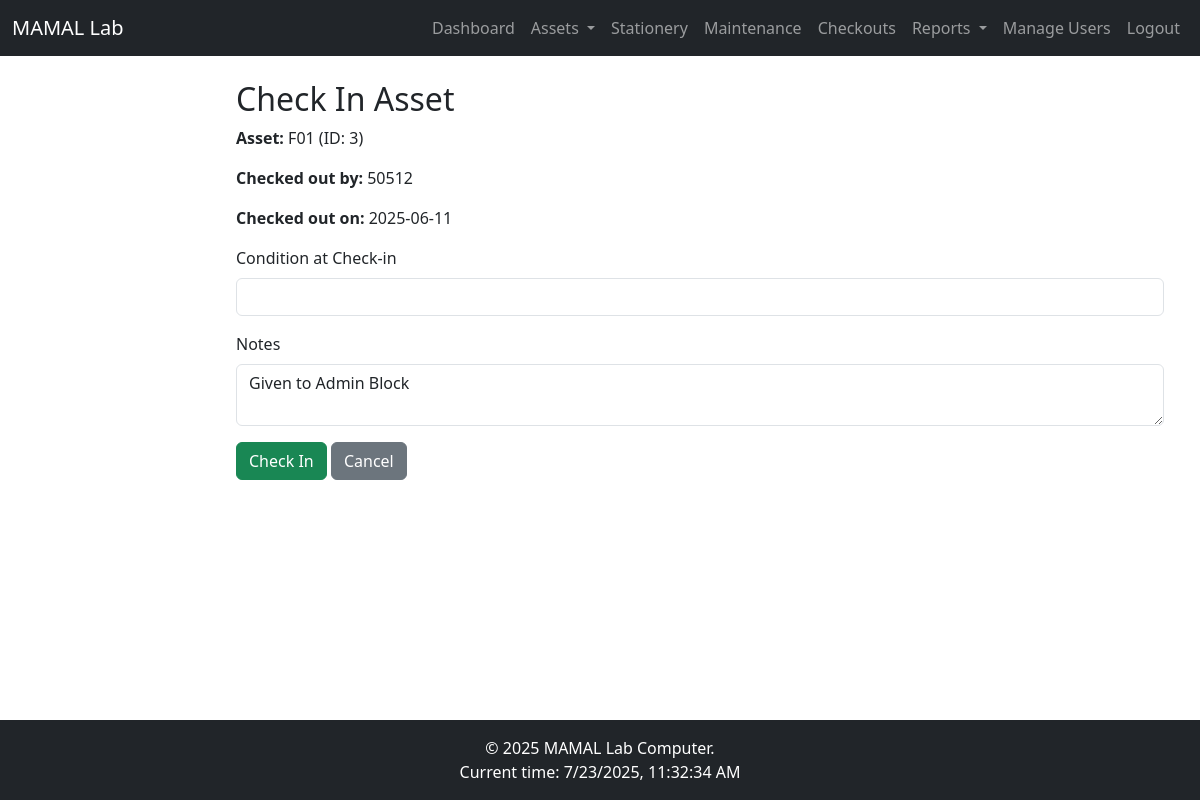
The page /checkout/checkin/1 (signed in) on the database its author committed.
### app/models.py (models this page shows, shortened)
class Asset(db.Model):
    id = db.Column(db.Integer, primary_key=True)
    name = db.Column(db.String(100), nullable=False)
    serial_number = db.Column(db.String(50), unique=True, nullable=False)
    asset_type = db.Column(db.String(50), nullable=False)
    purchase_date = db.Column(db.Date)
    purchase_cost = db.Column(db.Float)
    location = db.Column(db.String(50))
    status = db.Column(db.String(20), default='Available')
    condition = db.Column(db.String(100))
    notes = db.Column(db.Text)
    qr_code = db.Column(db.String(100))
    last_updated = db.Column(db.DateTime, default=datetime.utcnow)
    maintenance = db.relationship('Maintenance', backref='asset', lazy='dynamic')
    checkouts = db.relationship('Checkout', backref='asset', lazy='dynamic')

class User(UserMixin, db.Model):
    id = db.Column(db.Integer, primary_key=True)
    username = db.Column(db.String(64), index=True, unique=True)
    email = db.Column(db.String(120), index=True, unique=True)
    password_hash = db.Column(db.String(128))
    role = db.Column(db.String(20), default='staff')  # Default role is 'staff'
    is_active = db.Column(db.Boolean, default=True)  # For soft deletion (active/inactive)
    last_seen = db.Column(db.DateTime, default=datetime.utcnow)

class Checkout(db.Model):
    id = db.Column(db.Integer, primary_key=True)
    asset_id = db.Column(db.Integer, db.ForeignKey('asset.id'))
    user_id = db.Column(db.Integer, db.ForeignKey('user.id'))
    checkout_date = db.Column(db.DateTime, default=datetime.utcnow)
    expected_return = db.Column(db.DateTime)
    actual_return = db.Column(db.DateTime)
    condition_out = db.Column(db.String(100))
    condition_in = db.Column(db.String(100))
    notes = db.Column(db.Text)
    user = db.relationship('User', backref='checkouts')

### app/checkout/routes.py (the view, shortened to what this page needs)
@bp.route('/checkin/<int:checkout_id>', methods=['GET', 'POST'])
@login_required
def checkin_asset(checkout_id):
    checkout = Checkout.query.get_or_404(checkout_id)
    asset = checkout.asset
    if checkout.actual_return:
        flash('This asset has already been checked in.', 'info')
        return redirect(url_for('checkout.active_checkouts'))
    form = CheckinForm(obj=checkout)
    return render_template('checkout/checkin_form.html', form=form, checkout=checkout)

### app/checkout/forms.py
class CheckinForm(FlaskForm):
    condition_in = StringField('Condition at Check-in', validators=[DataRequired()])
    notes = TextAreaField('Notes', validators=[Optional()])
    submit = SubmitField('Check In')

### app/models.py (called while the page is built)
@login.user_loader
def load_user(id):
    return User.query.get(int(id))

### app/templates/checkout/checkin_form.html (shortened to what this page needs)
{% extends 'layouts/base.html' %}
{% block content %}
<div class="container mt-4">
    <h2>Check In Asset</h2>
    <p><strong>Asset:</strong> {{ checkout.asset.name }} (ID: {{ checkout.asset.id }})</p>
    <p><strong>Checked out by:</strong> {{ checkout.user.username }}</p>
    <p><strong>Checked out on:</strong> {{ checkout.checkout_date.strftime('%Y-%m-%d') }}</p>
    <form method="POST">
        <div class="mb-3">
            {{ form.condition_in.label(class="form-label") }}
            {{ form.condition_in(class="form-control") }}
        </div>
        <div class="mb-3">
            {{ form.notes.label(class="form-label") }}
            {{ form.notes(class="form-control") }}
        </div>
        <button type="submit" class="btn btn-success">{{ form.submit.label.text }}</button>
        <a href="{{ url_for('checkout.active_checkouts') }}" class="btn btn-secondary">Cancel</a>
    </form>
</div>
{% endblock %}

### rows shown on the page
Asset: asset.name "F01", asset.id "3"
User: user.username "50512"
Checkout: checkout_date "2025-06-11", notes "Given to Admin Block"
